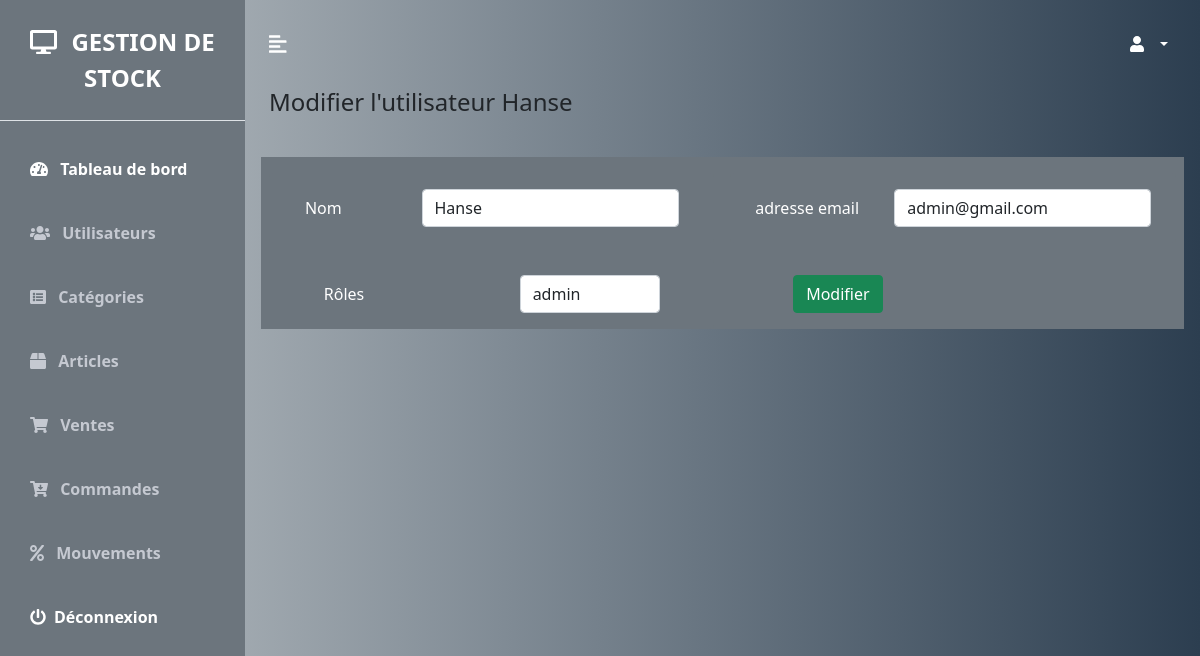
/modifierUti.php?id_utilisateur=1, run on the app's committed database.
### tables this page shows
CREATE TABLE `utilisateurs` (
  `id_utilisateur` int NOT NULL,
  `nom` varchar(30) NOT NULL,
  `email` varchar(50) NOT NULL,
  `roles` varchar(20) NOT NULL,
  `mot_de_passe` varchar(255) NOT NULL
);

### modifierUti.php (the view, shortened to what this page needs)
<?php
    require_once('config/bdd/bdd.php');
    if(isset($_GET['id_utilisateur']) AND !empty($_GET['id_utilisateur'])){
        $get_code = htmlspecialchars($_GET['id_utilisateur']);
        $results = $conn->prepare('SELECT * FROM utilisateurs  WHERE id_utilisateur = ?');
        $results->execute(array($get_code));
            if($results->rowCount() == 1 ){
                $results = $results->fetch();
            }else{
                die('Cet article n\'existe pas');
            }
    }else{
        die('Erreur');
    }
?>
<!DOCTYPE html>
<html lang="fr">
<head>
    <link href="config/bootstrap/css/bootstrap.min.css" rel="stylesheet"  >
    <link rel="stylesheet" href="config/css/style.css">
</head>
<body>
    <div class="d-flex" id="wrapper">
        <?php require('sidebar.php') ?>
            <div id="page-content-wrapper">
                <?php require('navbar.php') ?>
                <div class="container-fluid px-4">
                    <h3 class="fs-4 mb-3">Modifier l'utilisateur  <?= $results['nom'] ?> </h3>
                    <div class="row g-3 my-2">
                    <form method="POST">
                            <div class="row g-3 my-2 bg-secondary">
                            <div class="col-md-6">
                                    <div class="p-3 bg-secondary shadown-sm d-flex justify-content-around align-items-center rounded">
                                    <label class="text-white" class="text-white" for="state">Nom</label> <br>
                                    <div class="form-group">
                                            <input class="form-control"  value="<?= $results['nom'] ?>" type="text" id="nom" name="nom" required />
                                        </div>
                                    </div>
                                </div>
                            <div class="col-md-6">
                                    <div class="p-3 bg-secondary shadown-sm d-flex justify-content-around align-items-center rounded">
                                    <label class="text-white" class="text-white" for="state">adresse email</label> <br>
                                    <div class="form-group">
                                            <input class="form-control" value="<?= $results['email'] ?>" type="email" id="emai" name="email" required />
                                        </div>
                                    </div>
                                </div>
                                <div class="col-md-6">
                                    <div class="p-3 bg-secondary shadown-sm d-flex justify-content-around align-items-center rounded">
                                    <label class="text-white"  for="state">Rôles</label> <br>
                                    <div class="form-group">
                                        <select class="form-control" name="roles" id="roles">
                                            <option value="<?=$results['roles'] ?>"> <?= $results['roles'] ?> </option>
                                            </select>
                                        </div>
                                    </div>
                                </div>
                                <div class="col-md-3">
                                    <div class="p-3 shadown-sm d-flex justify-content-around align-items-center rounded">
                                        <div class="form-group">
                                        <button type="submit" class="btn btn-success">Modifier</button>
                                        </div>
                                    </div>
                                </div>
                            </div>
                            </form>
                    </div>
                </div>
            </div>
    </div>
</body>
</html>

### config/css/style.css (style rules this page uses)
:root { --main-bg-color: #35d670; --main-text-color: #ffffff; --second-text-color: #c5c9d1; --second-bg-color: #4e6a88; }
#wrapper { overflow-x: hidden; background-image: linear-gradient( to right, #bdc3c7, #2c3e50); }
#page-content-wrapper { min-width: 100vw; }
@media (min-width: 768px) { #page-content-wrapper { min-width: 0; width: 100%; } }

### data on the page
utilisateurs: nom "Hanse", email "admin@gmail.com", roles "admin"
